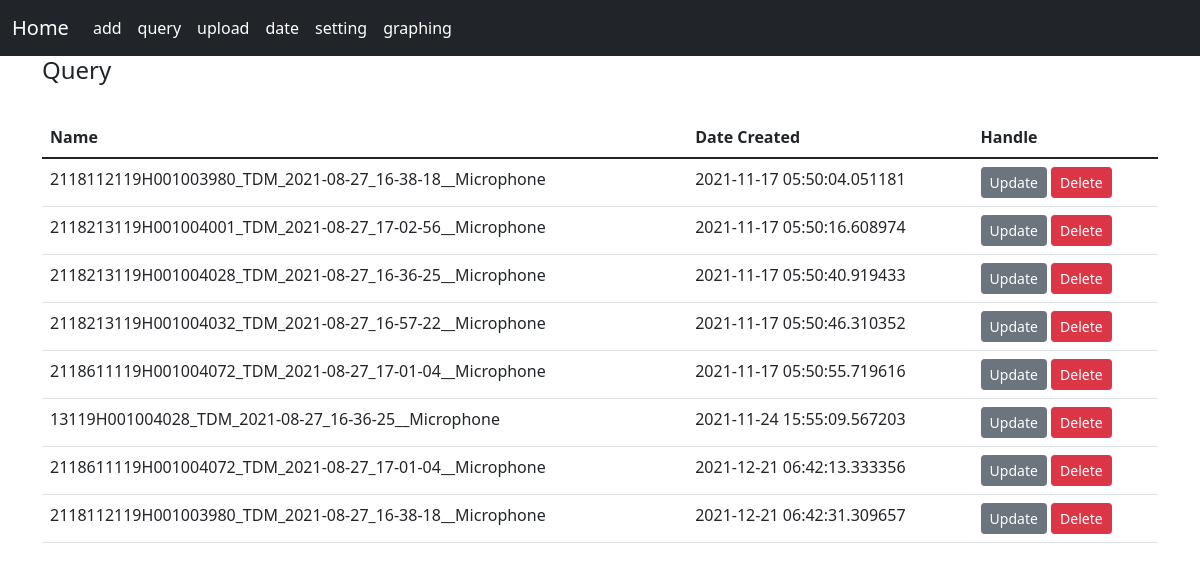
Screenshot of /query with the database file from the repository.
### model.py (models this page shows, shortened)
class TB(db.Model):
    id = db.Column(db.Integer, primary_key=True)
    name = db.Column(db.String(100), nullable=False)
    date_created = db.Column(db.DateTime, default=datetime.utcnow)

### app.py (the view)
@app.route('/query', methods=["POST", "GET"])
def query():
    title = "query by date"
    rows = TB.query.order_by(TB.date_created)
    return render_template("query.html", title=title, rows=rows)

### templates/query.html (shortened to what this page needs)
{% extends 'base.html' %}
{% block content %}
    <div class = "container">
        <h4> Query </h4>
        <br/>
        <form action = "/query" method="POST">
            <table class="table">
                <thead>
                    <tr>
                        <th scope="col">Name</th>
                        <th scope="col">Date Created</th>
                        <th scope="col">Handle</th>
                    </tr>
                </thead>
                <tbody>
                    {% for row in rows%}
                    <tr>
                        <td>{{row.name}} </td>
                        <td>{{row.date_created}}</td>
                        <td>
                            <a href="/update/{{row.id}}" class="btn btn-secondary btn-sm"> Update</a>
                            <a href="/delete/{{row.id}}" class="btn btn-danger btn-sm"> Delete</a>
                        </td>
                    </tr>
                    {% endfor %}
                </tbody>
        </table>
        </form>
    </div>
{% endblock %}

### templates/base.html (shortened to what this page needs)
<!doctype html>
<html lang="en">
  <head>
  <link rel="stylesheet" href="{{ url_for('static', filename = 'bootstrap.min.css') }}"></link>
  </head>
  <body>
    <nav class="navbar navbar-expand-lg navbar-dark bg-dark">
        <div class="container-fluid">
          <a class="navbar-brand" href="/">Home</a>
          <div class="collapse navbar-collapse" id="navbarSupportedContent">
            <ul class="navbar-nav me-auto mb-2 mb-lg-0">
              <li class="nav-item">
                <a class="nav-link active" href="/add">add</a>
              </li>
              <li class="nav-item">
                <a class="nav-link active" href="/query">query</a>
              </li>
              <li class="nav-item">
                <a class="nav-link active" href="/upload">upload</a>
              </li>
              <li class="nav-item">
                <a class="nav-link active" href="/date">date</a>
              </li>
              <li class="nav-item">
                <a class="nav-link active" href="/setting">setting</a>
              </li>
              <li class="nav-item">
                <a class="nav-link active" href="/graphing">graphing</a>
              </li>
            </ul>
          </div>
        </div>
    </nav>
    {% block content %}
    {% endblock %}
  </body>
</html>

### rows the page displays
TB: name "2118112119H001003980_TDM_2021-08-27_16-38-18__Microphone", date_created "2021-11-17 05:50:04.051181"
TB: name "2118213119H001004001_TDM_2021-08-27_17-02-56__Microphone", date_created "2021-11-17 05:50:16.608974"
TB: name "2118213119H001004028_TDM_2021-08-27_16-36-25__Microphone", date_created "2021-11-17 05:50:40.919433"
TB: name "2118213119H001004032_TDM_2021-08-27_16-57-22__Microphone", date_created "2021-11-17 05:50:46.310352"
TB: name "2118611119H001004072_TDM_2021-08-27_17-01-04__Microphone", date_created "2021-11-17 05:50:55.719616"
TB: name "13119H001004028_TDM_2021-08-27_16-36-25__Microphone", date_created "2021-11-24 15:55:09.567203"
TB: name "2118611119H001004072_TDM_2021-08-27_17-01-04__Microphone", date_created "2021-12-21 06:42:13.333356"
TB: name "2118112119H001003980_TDM_2021-08-27_16-38-18__Microphone", date_created "2021-12-21 06:42:31.309657"
